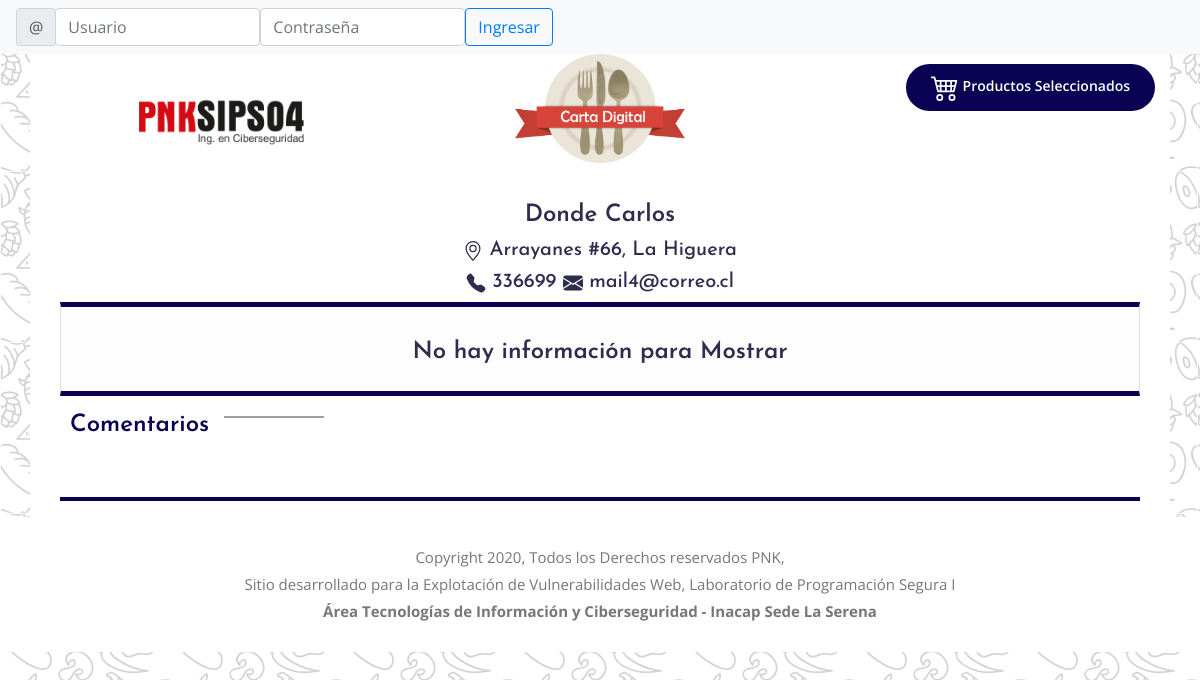
/index.php?id=5, run on the app's committed database.
### tables this page shows
CREATE TABLE `restautantes` (
  `id` int(11) NOT NULL AUTO_INCREMENT,
  `rut` varchar(11) NOT NULL COMMENT 'rol unico tributario del restotant',
  `nombre` varchar(200) NOT NULL COMMENT 'nombre de fantasia para el restorant',
  `fono` varchar(45) NOT NULL COMMENT 'numero telefonico que aparecera en la carta',
  `mapa` varchar(200) DEFAULT NULL COMMENT 'ruta del archivo o link que mostrara el mapa del restaurant',
  `foto` varchar(200) DEFAULT NULL COMMENT 'fotografia del restaurant que se visualizara en la carta',
  `email` varchar(100) DEFAULT NULL,
  `creado` datetime DEFAULT CURRENT_TIMESTAMP COMMENT 'fecha en la que se creo el registro en el sistema',
  `actualizado` datetime DEFAULT NULL COMMENT 'fecha de la ultima actualizaci?n del registro en el sistema',
  `eliminado` datetime DEFAULT NULL COMMENT 'fecha en la que se elimino el registro en el sistema',
  `direcciones_id` int(11) NOT NULL COMMENT 'identificador de la direcci?n que esta asociada al registro',
  PRIMARY KEY (`id`)
);

CREATE TABLE `direcciones` (
  `id` int(11) NOT NULL AUTO_INCREMENT,
  `calle` varchar(100) NOT NULL COMMENT 'nombre de la calle',
  `numero` varchar(15) NOT NULL COMMENT 'numeraci?n dentro de la calle',
  `comuna` varchar(100) NOT NULL COMMENT 'comuna a la que pertenece la direcci',
  `region` varchar(100) DEFAULT NULL COMMENT 'region a la que pertenece la comuna',
  `creado` datetime DEFAULT CURRENT_TIMESTAMP COMMENT 'fecha en la que se creo el registro en el sistema',
  `actualizado` datetime DEFAULT NULL COMMENT 'fecha de la ultima actualizaci?n del registro en el sistema',
  `eliminado` datetime DEFAULT NULL COMMENT 'fecha en la que se elimino el registro en el sistema',
  PRIMARY KEY (`id`)
);

### setup/setup.php (called while the page is built, shortened)
<?php
function conectar()
{
    $con=mysqli_connect("localhost","root","","pnk_security");
    return $con;
}
function quitarespacios($titulo)
{
    $titulo =str_replace(" ", "", $titulo);
    $cadena =str_replace("ñ", "", $titulo);
    $cadena =str_replace("Ñ", "", $cadena);
    return $cadena;
}
?>

### index.php (the view, shortened to what this page needs)
<?php
include("setup/setup.php");
$key=$_GET['id'];
$sql_restorant="SELECT direcciones.calle, direcciones.numero, direcciones.comuna, direcciones.region, restautantes.nombre, restautantes.id, restautantes.fono, restautantes.email, restautantes.foto FROM restautantes INNER JOIN direcciones ON restautantes.direcciones_id =
direcciones.id WHERE restautantes.id = ".$key." AND restautantes.eliminado IS NULL";
$result_restorant=mysqli_query(conectar(),$sql_restorant);
$datos_restorant=mysqli_fetch_array($result_restorant);
?>
<!DOCTYPE html>
<html lang="en">
<head>
  <link rel="stylesheet" href="vendors/bootstrap/bootstrap.min.css">
  <link rel="stylesheet" href="vendors/themify-icons/themify-icons.css">
  <link rel="stylesheet" href="vendors/owl-carousel/owl.theme.default.min.css">
  <link rel="stylesheet" href="vendors/owl-carousel/owl.carousel.min.css">
  <link rel="stylesheet" href="css/style.css">
</head>
<body>
<nav class="navbar navbar-light bg-light">
   <?php
    if(!isset($_SESSION['nombre']))
    {
    ?>
      <form class="form-inline" role="search" action="setup/procesalogin.php" method="post">
        <div class="form-group">
          <div class="input-group-prepend">
            <span class="input-group-text" id="basic-addon1">@</span>
          </div>
            <input type="text" class="form-control" name="frmusuario" placeholder="Usuario">
        </div>
        <div class="form-group">
            <input type="password" class="form-control" name="frmpassword" placeholder="Contraseña">
        </div>
        <button type="submit" class="btn btn-outline-primary my-2 my-sm-0">Ingresar</button>
      </form>
    <?php
    }else{
      echo "Bienvenido :".$_SESSION['nombre']." - <a href=setup/cerrar_sesion.php>Cerra Sesión</a>";
    }
  ?>
</nav>
  <section>
    <div class="container contendor">
      <div class="row">
        <div class="col-lg-4">
          <div style="text-align: center;">
            <div class="media">
              <img class="logosintituciones" src="img/logo.png" width="190px" alt="">
            </div>
          </div>
        </div>
        <div class="col-lg-4">
          <div style="text-align: center;">
            <div class="media">
              <?php
              if($datos_restorant['foto']!="")
              {
                ?>
                  <img class="logosintituciones" src="imagenes/cod<?php echo $key;?>/<?php echo $datos_restorant['foto'];?>" width="170px" alt="">
              <?php
              }else{
                ?>
                  <img class="logosintituciones" src="img/logo_empresa_comodin.png" width="170px" alt="">
                <?php
              }
              ?>
            </div>
          </div>
        </div>
        <div class="col-lg-4">
          <div class="carro">
            <div class="media float-right">
              <a class="button_carrito" href="mostrar_carrito.php?keyid=<?php echo $_GET['id'];?>">
              Productos Seleccionados
              </a>
            </div>
          </div>
        </div>
      </div>
      <div class="row">
        <div class="col-lg-12">
            <div class="text-center">
            <?php
               if($key!="")
               {
                 ?>
              <h4><?php echo utf8_encode($datos_restorant['nombre']);?></h4>
              <h5>
              <?php echo utf8_encode($datos_restorant['calle'])." #".$datos_restorant['numero'].", ".utf8_encode($datos_restorant['comuna']);?>
              </h5>
              <?php
               }
               ?>
              <h5>
              <?php
              if(!$datos_restorant['fono']=="")
              {
                ?>
                <?php echo $datos_restorant['fono'];?>
              <?php
              }
              if(!$datos_restorant['email']=="")
              {
                ?>
                <?php echo $datos_restorant['email'];?>
                <?php
              }
              ?>
            </h5>
            </div>
        </div>
      </div>
    </div>
  </section>
<section>
    <div class="container contendor">
       <div class="container">
              <div class="row">
                <div class="col-lg-12">
                        <?php
                            $arraycartas=[];
                            ?>
                  <div class="tab-content py-3 px-3 px-sm-0" id="nav-tabContent">
                    <?php
                     for($i=0;$i<=sizeof($arraycartas);$i++)
                     {
                    ?>
                    <div class="tab-pane fade <?php if($i==0){?>show active<?php } ?>" id="<?php echo quitarespacios($arraycartas[$i]["nombre"]);?>" role="tabpanel" aria-labelledby="nav-<?php echo quitarespacios($arraycartas[$i]["nombre"]);?>-tab">
                      <?php
                          $sql_categorias="select id,nombre from categorias where visible=1 and cartas_id='".$arraycartas[$i]["id"]."' AND eliminado IS NULL order by orden asc";
                          $result_categorias=mysqli_query(conectar(),$sql_categorias);
                          $cont_categorias=mysqli_num_rows($result_categorias);
                          if($cont_categorias==0)
                          {?>
                              <div class="row">
                                <div class="col-lg-12">
                                  <div class="text-center">
                                    <h4>No hay información para Mostrar</h4>
                                  </div>
                                </div>
                              </div>
                          <?php
                            }
                      ?>
                    </div>
                    <?php
                     }
                     ?>
                  </div>
                </div>
              </div>
        </div>
    </div>
</section>
<?php
if(isset($key))
{
?>
<section>
  <div class="container contendor">
    <div class="container">
      <div class="row">
        <div class="col-lg-12">
          <div class="section-intro">
            <h4 class="intro-title">Comentarios</h4>
          </div>
          <br>
          <hr>
        </div>
      </div>
    </div>
  </div>
  </section>
<?php
}
?>
  <footer class="footer-area section-gap"><br>
		<div class="container">
			<div class="footer-bottom row align-items-center text-center">
				<p class="footer-text m-0 col-md-12">
            Copyright 2020, Todos los Derechos reservados PNK, <br>
            Sitio desarrollado para la Explotación de Vulnerabilidades Web, Laboratorio de Programación Segura I<br><b>Área Tecnologías de Información y Ciberseguridad - Inacap Sede La Serena</b></br></br>
        </p>
			</div>
		</div>
	</footer>
</body>
</html>

### css/style.css (style rules this page uses)
body { color: #336699; font-family: "Open Sans", sans-serif; font-size: 15px; font-weight: 400; line-height: 1.8; background-image: url("../img/bg_cd.png"); }
.carro { margin-top: 10px; }
.tab-content { background: #fdfdfd; line-height: 25px; border: 1px solid #ddd; border-top:5px solid #0a0252; border-bottom:5px solid #0a0252; padding:30px 25px; }
hr { border: 2px solid #0a0252; }
.logosintituciones { margin: auto; text-align: center; }
.contendor { background: #fff; }
button { cursor: pointer }
h1,h2,h3,h4,h5,h6 { font-family: "Josefin Sans", sans-serif; color: #2f2d4e; line-height: 1.2 }
h4,.h4 { font-size: 24px; font-weight: 600; padding-top: 15px; }
.section-intro { max-width: 460px }
.section-intro .intro-title { display: inline-block; font-size: 24px; color: #0a0252; padding-right: 115px; padding-left: 10px; position: relative; margin-bottom: 15px; }
.section-intro .intro-title::after { content: ""; display: block; height: 1px; min-width: 100px; background-color: #3a414e; position: absolute; top: 50%; right: 0; transform: translateY(-50%) }
.button_carrito { display: inline-block; background-color: #0a0252; color: #fff; font-size: 14px; font-weight: 600; border-radius: 30px; padding: 9px 25px; padding-bottom: 10px; text-transform: capitalize; -webkit-transition: all 0.3s ease 0s; -moz-transition: all 0.3s ease 0s; -o-transition: all 0.3s ease 0s; transition: all 0.3s ease 0s }
.footer-area { text-align: center; background: #FFFFFF; }
.footer-area .footer-bottom { margin-top: 0px }
.footer-area .footer-bottom p { color: #777; text-align: center; }

### data on the page
restautantes: foto (picture), nombre "Donde Carlos", direcciones.calle "Arrayanes", direcciones.numero "66", direcciones.comuna "La Higuera", fono "336699", email "mail4@correo.cl"
